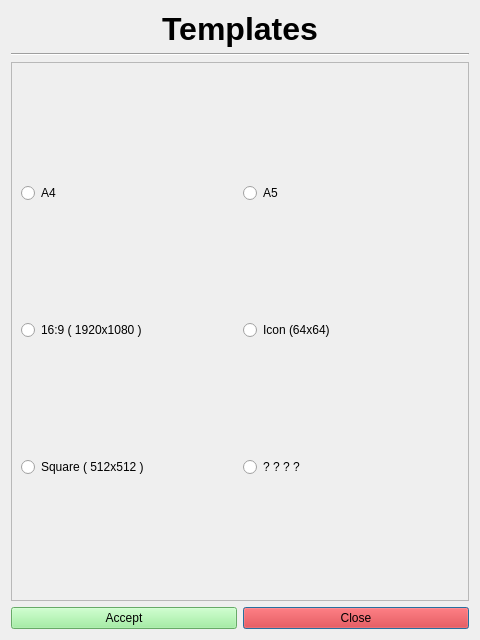
<?xml version="1.0" encoding="UTF-8"?>
<ui version="4.0">
 <class>templates</class>
 <widget class="QDialog" name="templates">
  <property name="geometry">
   <rect>
    <x>0</x>
    <y>0</y>
    <width>480</width>
    <height>640</height>
   </rect>
  </property>
  <property name="windowTitle">
   <string>Dialog</string>
  </property>
  <layout class="QGridLayout" name="gridLayout">
   <item row="3" column="1">
    <widget class="QPushButton" name="pushButton">
     <property name="styleSheet">
      <string notr="true">background: red;</string>
     </property>
     <property name="text">
      <string>Close</string>
     </property>
    </widget>
   </item>
   <item row="3" column="0">
    <widget class="QPushButton" name="pushButton_2">
     <property name="styleSheet">
      <string notr="true">background:lightgreen;</string>
     </property>
     <property name="text">
      <string>Accept</string>
     </property>
    </widget>
   </item>
   <item row="2" column="0" colspan="2">
    <widget class="QScrollArea" name="formats">
     <property name="widgetResizable">
      <bool>true</bool>
     </property>
     <widget class="QWidget" name="scrollAreaWidgetContents">
      <property name="geometry">
       <rect>
        <x>0</x>
        <y>0</y>
        <width>460</width>
        <height>529</height>
       </rect>
      </property>
      <layout class="QGridLayout" name="gridLayout_2">
       <item row="1" column="0">
        <widget class="QRadioButton" name="HD">
         <property name="text">
          <string>16:9 ( 1920x1080 )</string>
         </property>
        </widget>
       </item>
       <item row="2" column="0">
        <widget class="QRadioButton" name="Square">
         <property name="text">
          <string>Square ( 512x512 )</string>
         </property>
        </widget>
       </item>
       <item row="2" column="1">
        <widget class="QRadioButton" name="radioButton_6">
         <property name="text">
          <string>? ? ? ?</string>
         </property>
        </widget>
       </item>
       <item row="0" column="1">
        <widget class="QRadioButton" name="A5">
         <property name="text">
          <string>A5</string>
         </property>
        </widget>
       </item>
       <item row="0" column="0">
        <widget class="QRadioButton" name="A4">
         <property name="text">
          <string>A4</string>
         </property>
        </widget>
       </item>
       <item row="1" column="1">
        <widget class="QRadioButton" name="Icon">
         <property name="text">
          <string>Icon (64x64)</string>
         </property>
        </widget>
       </item>
      </layout>
     </widget>
    </widget>
   </item>
   <item row="0" column="0" colspan="2">
    <widget class="QLabel" name="label">
     <property name="font">
      <font>
       <pointsize>24</pointsize>
       <weight>75</weight>
       <bold>true</bold>
      </font>
     </property>
     <property name="text">
      <string>Templates</string>
     </property>
     <property name="alignment">
      <set>Qt::AlignCenter</set>
     </property>
    </widget>
   </item>
   <item row="1" column="0" colspan="2">
    <widget class="Line" name="line">
     <property name="orientation">
      <enum>Qt::Horizontal</enum>
     </property>
    </widget>
   </item>
  </layout>
 </widget>
 <resources/>
 <connections/>
</ui>
